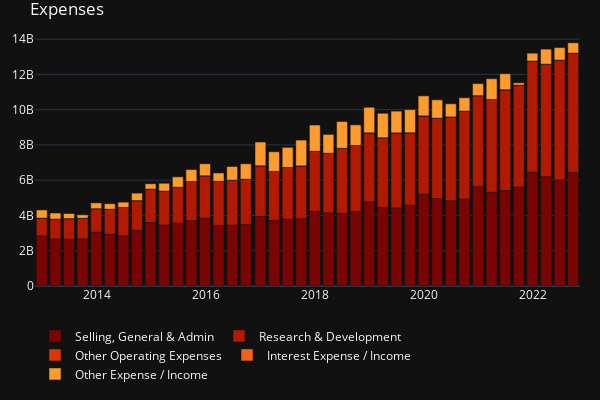

The cell this chart's notebook holds for it:
### Code cell
# crypto_df = create_ema_plot(CRYPTO_LIST, emas=[10, 20, 30, 40, 50])
# stocks_df = create_ema_plot(STOCKS_LIST, emas=[10, 20, 30, 40, 50])
def create_stacker_bar(df:pd.DataFrame, title_ ='', colors=px.colors.sequential.Viridis):
    
    stacked_plot = px.bar(data_frame=df, color_discrete_sequence=colors)

    stacked_plot.update_layout(
        xaxis = dict(title=None),
        yaxis = dict(title=None),
        height=400, 
        width=600, 
        legend=dict(
            orientation="h",
            yanchor="bottom",
            y = -0.4,
            xanchor="left",
            title= None
        ),
        margin=dict(l=20, r=20, t=30, b=20),
        template="plotly_dark",
        title=title_
    )
    stacked_plot.show()

    return stacked_plot

expenses_plot = create_stacker_bar(df_expenses, title_='Expenses', colors=px.colors.sequential.Turbo_r)

### Figure 1 — Plotly figure (JSON) as saved in the notebook; plotly's stock layout.template omitted (floating-point values rounded to 4 significant figures)
{"data": [{"alignmentgroup": "True", "hovertemplate": "variable=Selling, General & Admin<br>Date=%{x}<br>value=%{y}<extra></extra>", "legendgroup": "Selling, General & Admin", "marker": {"color": "#7a0402", "pattern": {"shape": ""}}, "name": "Selling, General & Admin", "offsetgroup": "Selling, General & Admin", "orientation": "v", "showlegend": true, "textposition": "auto", "type": "bar", "x": ["2022-09-24", "2022-06-25", "2022-03-26", "2021-12-25", "2021-09-25", "2021-06-26", "2021-03-27", "2020-12-26", "2020-09-26", "2020-06-27", "2020-03-28", "2019-12-28", "2019-09-28", "2019-06-29", "2019-03-30", "2018-12-29", "2018-09-29", "2018-06-30", "2018-03-31", "2017-12-30", "2017-09-30", "2017-07-01", "2017-04-01", "2016-12-31", "2016-09-24", "2016-06-25", "2016-03-26", "2015-12-26", "2015-09-26", "2015-06-27", "2015-03-28", "2014-12-27", "2014-09-27", "2014-06-28", "2014-03-29", "2013-12-28", "2013-09-28", "2013-06-29", "2013-03-30", "2012-12-29"], "xaxis": "x", "y": [6440000000, 6012000000, 6193000000, 6449000000, 5616000000, 5412000000, 5314000000, 5631000000, 4936000000, 4831000000, 4952000000, 5197000000, 4578000000, 4426000000, 4458000000, 4783000000, 4216000000, 4108000000, 4150000000, 4231000000, 3814000000, 3783000000, 3718000000, 3946000000, 3482000000, 3441000000, 3423000000, 3848000000, 3705000000, 3564000000, 3460000000, 3600000000, 3158000000, 2850000000, 2932000000, 3053000000, 2673000000, 2645000000, 2672000000, 2840000000], "yaxis": "y"}, {"alignmentgroup": "True", "hovertemplate": "variable=Research & Development<br>Date=%{x}<br>value=%{y}<extra></extra>", "legendgroup": "Research & Development", "marker": {"color": "#b11901", "pattern": {"shape": ""}}, "name": "Research & Development", "offsetgroup": "Research & Development", "orientation": "v", "showlegend": true, "textposition": "auto", "type": "bar", "x": ["2022-09-24", "2022-06-25", "2022-03-26", "2021-12-25", "2021-09-25", "2021-06-26", "2021-03-27", "2020-12-26", "2020-09-26", "2020-06-27", "2020-03-28", "2019-12-28", "2019-09-28", "2019-06-29", "2019-03-30", "2018-12-29", "2018-09-29", "2018-06-30", "2018-03-31", "2017-12-30", "2017-09-30", "2017-07-01", "2017-04-01", "2016-12-31", "2016-09-24", "2016-06-25", "2016-03-26", "2015-12-26", "2015-09-26", "2015-06-27", "2015-03-28", "2014-12-27", "2014-09-27", "2014-06-28", "2014-03-29", "2013-12-28", "2013-09-28", "2013-06-29", "2013-03-30", "2012-12-29"], "xaxis": "x", "y": [6761000000, 6797000000, 6387000000, 6306000000, 5772000000, 5717000000, 5262000000, 5163000000, 4978000000, 4758000000, 4565000000, 4451000000, 4110000000, 4257000000, 3948000000, 3902000000, 3750000000, 3701000000, 3378000000, 3407000000, 2997000000, 2937000000, 2776000000, 2871000000, 2570000000, 2560000000, 2511000000, 2404000000, 2220000000, 2034000000, 1918000000, 1895000000, 1686000000, 1603000000, 1422000000, 1330000000, 1168000000, 1178000000, 1119000000, 1010000000], "yaxis": "y"}, {"alignmentgroup": "True", "hovertemplate": "variable=Other Operating Expenses<br>Date=%{x}<br>value=%{y}<extra></extra>", "legendgroup": "Other Operating Expenses", "marker": {"color": "#d93806", "pattern": {"shape": ""}}, "name": "Other Operating Expenses", "offsetgroup": "Other Operating Expenses", "orientation": "v", "showlegend": true, "textposition": "auto", "type": "bar", "x": ["2022-09-24", "2022-06-25", "2022-03-26", "2021-12-25", "2021-09-25", "2021-06-26", "2021-03-27", "2020-12-26", "2020-09-26", "2020-06-27", "2020-03-28", "2019-12-28", "2019-09-28", "2019-06-29", "2019-03-30", "2018-12-29", "2018-09-29", "2018-06-30", "2018-03-31", "2017-12-30", "2017-09-30", "2017-07-01", "2017-04-01", "2016-12-31", "2016-09-24", "2016-06-25", "2016-03-26", "2015-12-26", "2015-09-26", "2015-06-27", "2015-03-28", "2014-12-27", "2014-09-27", "2014-06-28", "2014-03-29", "2013-12-28", "2013-09-28", "2013-06-29", "2013-03-30", "2012-12-29"], "xaxis": "x", "y": [0, 0, 0, 0, 0, 0, 0, 0, 0, 0, 0, 0, 0, 0, 0, 0, 0, 0, 0, 0, 0, 0, 0, 0, 0, 0, 0, 0, 0, 0, 0, 0, 0, 0, 0, 0, 0, 0, 0, 0], "yaxis": "y"}, {"alignmentgroup": "True", "hovertemplate": "variable=Interest Expense / Income<br>Date=%{x}<br>value=%{y}<extra></extra>", "legendgroup": "Interest Expense / Income", "marker": {"color": "#f36315", "pattern": {"shape": ""}}, "name": "Interest Expense / Income", "offsetgroup": "Interest Expense / Income", "orientation": "v", "showlegend": true, "textposition": "auto", "type": "bar", "x": ["2022-09-24", "2022-06-25", "2022-03-26", "2021-12-25", "2021-09-25", "2021-06-26", "2021-03-27", "2020-12-26", "2020-09-26", "2020-06-27", "2020-03-28", "2019-12-28", "2019-09-28", "2019-06-29", "2019-03-30", "2018-12-29", "2018-09-29", "2018-06-30", "2018-03-31", "2017-12-30", "2017-09-30", "2017-07-01", "2017-04-01", "2016-12-31", "2016-09-24", "2016-06-25", "2016-03-26", "2015-12-26", "2015-09-26", "2015-06-27", "2015-03-28", "2014-12-27", "2014-09-27", "2014-06-28", "2014-03-29", "2013-12-28", "2013-09-28", "2013-06-29", "2013-03-30", "2012-12-29"], "xaxis": "x", "y": [0, 0, 0, 0, 0, 0, 0, 0, 0, 0, 0, 0, 0, 0, 0, 0, 0, 0, 0, 0, 0, 0, 0, 0, 0, 0, 0, 0, 0, 0, 0, 0, 0, 0, 0, 0, 0, 0, 0, 0], "yaxis": "y"}, {"alignmentgroup": "True", "hovertemplate": "variable=Other Expense / Income<br>Date=%{x}<br>value=%{y}<extra></extra>", "legendgroup": "Other Expense / Income", "marker": {"color": "#fe9b2d", "pattern": {"shape": ""}}, "name": "Other Expense / Income", "offsetgroup": "Other Expense / Income", "orientation": "v", "showlegend": true, "textposition": "auto", "type": "bar", "x": ["2022-09-24", "2022-06-25", "2022-03-26", "2021-12-25", "2021-09-25", "2021-06-26", "2021-03-27", "2020-12-26", "2020-09-26", "2020-06-27", "2020-03-28", "2019-12-28", "2019-09-28", "2019-06-29", "2019-03-30", "2018-12-29", "2018-09-29", "2018-06-30", "2018-03-31", "2017-12-30", "2017-09-30", "2017-07-01", "2017-04-01", "2016-12-31", "2016-09-24", "2016-06-25", "2016-03-26", "2015-12-26", "2015-09-26", "2015-06-27", "2015-03-28", "2014-12-27", "2014-09-27", "2014-06-28", "2014-03-29", "2013-12-28", "2013-09-28", "2013-06-29", "2013-03-30", "2012-12-29"], "xaxis": "x", "y": [590000000, 709000000, 851000000, 447000000, 134000000, 908000000, 1178000000, 683000000, 760000000, 743000000, 1039000000, 1134000000, 1312000000, 1233000000, 1388000000, 1450000000, 1171000000, 1518000000, 1066000000, 1490000000, 1463000000, 1142000000, 1117000000, 1346000000, 877000000, 773000000, 476000000, 678000000, 677000000, 591000000, 449000000, 301000000, 422000000, 302000000, 310000000, 330000000, 196000000, 287000000, 347000000, 462000000], "yaxis": "y"}], "layout": {"barmode": "relative", "height": 400, "legend": {"orientation": "h", "title": {}, "tracegroupgap": 0, "xanchor": "left", "y": -0.4, "yanchor": "bottom"}, "margin": {"b": 20, "l": 20, "r": 20, "t": 30}, "title": {"text": "Expenses"}, "width": 600, "xaxis": {"anchor": "y", "domain": [0, 1], "title": {}}, "yaxis": {"anchor": "x", "domain": [0, 1], "title": {}}}}
